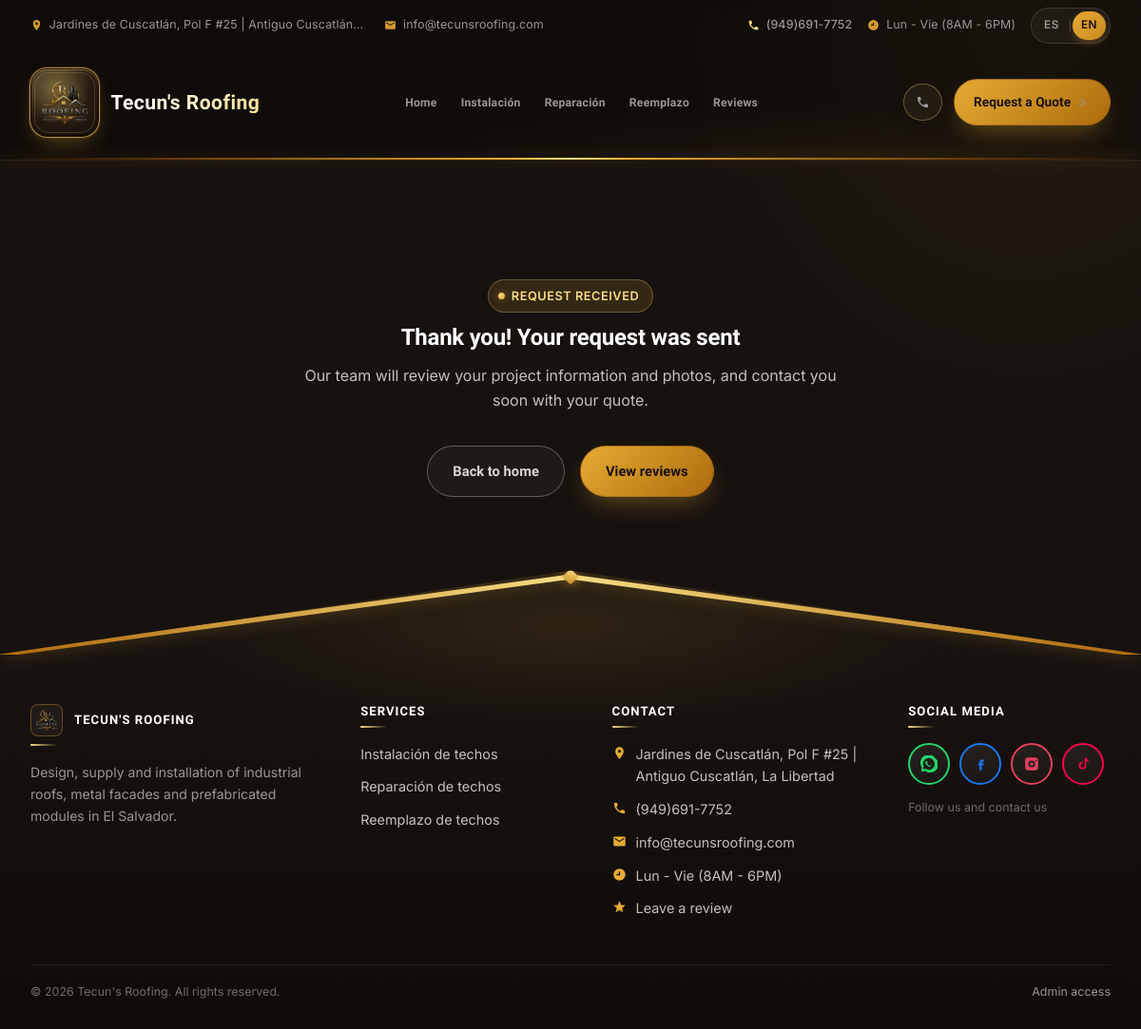
Screenshot of /cotizacion/gracias with the database file from the repository.
### models.py (models this page shows)
class ContentBlock(db.Model):
    __tablename__ = "content_blocks"
    id = db.Column(db.Integer, primary_key=True)
    section_key = db.Column(db.String(80), unique=True, nullable=False)
    label = db.Column(db.String(150), nullable=False)  # human-friendly label for admin UI
    eyebrow = db.Column(db.String(150))
    title = db.Column(db.String(300))
    body = db.Column(db.Text)
    image_path = db.Column(db.String(300))
    extra = db.Column(db.String(300))  # small extra field (phone, cta label, etc.)
    updated_at = db.Column(db.DateTime, default=datetime.utcnow, onupdate=datetime.utcnow)

class Service(db.Model):
    __tablename__ = "services"
    id = db.Column(db.Integer, primary_key=True)
    slug = db.Column(db.String(120), unique=True, nullable=False)
    name = db.Column(db.String(150), nullable=False)
    short_description = db.Column(db.String(400))
    description = db.Column(db.Text)
    image_path = db.Column(db.String(300))  # imagen de portada / fallback del hero
    video_path = db.Column(db.String(300))  # video opcional del hero (mp4/webm)
    order = db.Column(db.Integer, default=0)
    active = db.Column(db.Boolean, default=True)
    gallery_images = db.relationship(
        "ServiceGalleryImage",
        backref="service",
        cascade="all, delete-orphan",
        lazy=True,
        order_by="ServiceGalleryImage.sort_order",
    )

### public_routes.py (the view)
@public_bp.route("/cotizacion/gracias")
def cotizacion_gracias():
    return render_template("cotizacion_gracias.html")

### translations.py (called while the page is built)
def set_language():
    lang = request.cookies.get("lang")
    if lang not in SUPPORTED:
        lang = detect_lang()
    g.lang = lang

def detect_lang():
    accept = request.headers.get("Accept-Language", "")
    primary = accept.split(",")[0].strip().lower()
    code = primary.split(";")[0].split("-")[0].strip()
    return EN if code == EN else DEFAULT

def t(text, lang=None):
    text = str(text) if text is not None else ""
    if not text.strip():
        return text
    lang = lang or getattr(g, "lang", DEFAULT)
    if lang == DEFAULT or not _enabled():
        return text
    mapping = translate_mapping([text], lang)
    return mapping.get(text, text)

def localize(obj, fields):
    lang = getattr(g, "lang", DEFAULT)
    if lang == DEFAULT or not obj:
        return obj
    texts = [getattr(obj, f) for f in fields
             if getattr(obj, f, None) and isinstance(getattr(obj, f), str)]
    mapping = translate_mapping(texts, lang)
    return Localized(obj, fields, mapping)

def localize_service(service):
    return localize(service, list(SERVICE_FIELDS))

### templates/cotizacion_gracias.html (shortened to what this page needs)
{% extends "base.html" %}
{% block content %}
<section class="section section--dark" style="min-height:60vh; display:flex; align-items:center;">
  <div class="container" style="text-align:center; max-width:640px;">
    <div class="eyebrow" style="justify-content:center;">{{ t('Request received') }}</div>
    <h1>{{ t('Thank you! Your request was sent') }}</h1>
    <p style="color:var(--silver);">{{ t('Our team will review your project information and photos, and contact you soon with your quote.') }}</p>
    <div class="hero-actions" style="justify-content:center;">
      <a href="{{ url_for('public.index') }}" class="btn btn-outline">{{ t('Back to home') }}</a>
      <a href="{{ url_for('public.resenas') }}" class="btn btn-rust">{{ t('View reviews') }}</a>
    </div>
  </div>
</section>
{% endblock %}

### templates/base.html (shortened to what this page needs)
<!doctype html>
<html lang="{{ 'en' if current_lang == 'en' else 'es' }}">
<head>
  <link rel="stylesheet" href="{{ url_for('static', filename='css/style.css') }}">
</head>
<body>
  <div class="site-header" id="siteHeader">
    <div class="topbar">
      <div class="container">
        <div class="topbar-left">
          {% if site_info %}
          <span class="topbar-item">
            <svg class="topbar-ico" viewBox="0 0 24 24" aria-hidden="true"><path fill="currentColor" d="M12 2C8.13 2 5 5.13 5 9c0 5.25 7 13 7 13s7-7.75 7-13c0-3.87-3.13-7-7-7zm0 9.5A2.5 2.5 0 1 1 12 6.5a2.5 2.5 0 0 1 0 5z"/></svg>
            <span>{{ site_info.body }}</span>
          </span>
          <a class="topbar-item" href="mailto:{{ site_info.title }}">
            <svg class="topbar-ico" viewBox="0 0 24 24" aria-hidden="true"><path fill="currentColor" d="M20 4H4c-1.1 0-2 .9-2 2v12c0 1.1.9 2 2 2h16c1.1 0 2-.9 2-2V6c0-1.1-.9-2-2-2zm0 4-8 5L4 8V6l8 5 8-5v2z"/></svg>
            <span>{{ site_info.title }}</span>
          </a>
          {% endif %}
        </div>
        <div class="topbar-right">
          {% if site_info %}
          <div class="topbar-phones">
            {% if site_info.eyebrow %}
            <a class="topbar-item topbar-item--phone" href="tel:{{ site_info.eyebrow }}">
              <span>{{ site_info.eyebrow }}</span>
            </a>
            {% endif %}
            <span class="topbar-item">
            <svg class="topbar-ico" viewBox="0 0 24 24" aria-hidden="true"><path fill="currentColor" d="M12 2a10 10 0 1 0 0 20 10 10 0 0 0 0-20zm1 11H7v-2h4V7h2v6z"/></svg>
            <span>{{ site_info.extra }}</span>
          </span>
          <div class="lang-switch" aria-label="{{ t('Language') }}">
            <a href="{{ url_for('public.set_lang', lang='es') }}" class="{{ 'active' if current_lang == 'es' else '' }}" aria-label="{{ t('Spanish') }}">ES</a>
            <a href="{{ url_for('public.set_lang', lang='en') }}" class="{{ 'active' if current_lang == 'en' else '' }}" aria-label="{{ t('English') }}">EN</a>
          </div>
        </div>
        {% endif %}
      </div>
    </div>
    <header class="navbar">
      <div class="container">
        <a class="brand" href="{{ url_for('public.index') }}">
          {% if site_logo and site_logo.image_path %}
            <span class="brand-logo-wrap">
              <img src="{{ url_for('static', filename=site_logo.image_path) }}" alt="Tecun's Roofing">
            </span>
          {% else %}
            <span class="brand-mark" aria-hidden="true"></span>
          {% endif %}
          <span class="brand-text">
            <span class="brand-name">{% block brand_name %}Tecun's Roofing{% endblock %}</span>
          </span>
        </a>
        <nav class="nav-links" id="navLinks" aria-label="{{ t('Main menu') }}">
          {% set ep = request.endpoint or '' %}
          {% set current_slug = (request.view_args or {}).get('slug') %}
          <a
            class="nav-item {{ 'is-active' if ep == 'public.index' else '' }}"
            href="{{ url_for('public.index') }}"
          >{{ t('Home') }}</a>
          {% for s in nav_services %}
          {% set nav_label = s.name
            | replace(' de techos', '')
            | replace(' de Techos', '')
            | replace('Roofing ', '')
            | replace('Roof ', '')
            | replace(' roofs', '')
            | replace(' roof', '')
          %}
          <a
            class="nav-item {{ 'is-active' if ep == 'public.servicio_detalle' and current_slug == s.slug else '' }}"
            href="{{ url_for('public.servicio_detalle', slug=s.slug) }}"
          >{{ nav_label }}</a>
          {% endfor %}
          <a
            class="nav-item {{ 'is-active' if ep == 'public.resenas' else '' }}"
            href="{{ url_for('public.resenas') }}"
          >{{ t('Reviews') }}</a>
        </nav>
        <div class="nav-cta">
          {% if site_info and site_info.eyebrow %}
          <a class="btn btn-call btn-call--desk" href="tel:{{ site_info.eyebrow }}" aria-label="{{ t('Call Us Today') }}">
            <svg viewBox="0 0 24 24" aria-hidden="true"><path fill="currentColor" d="M6.62 10.79a15.05 15.05 0 0 0 6.59 6.59l2.2-2.2a1 1 0 0 1 1.01-.24c1.12.37 2.33.57 3.58.57a1 1 0 0 1 1 1V20a1 1 0 0 1-1 1C10.4 21 3 13.6 3 4a1 1 0 0 1 1-1h3.5a1 1 0 0 1 1 1c0 1.25.2 2.45.57 3.57a1 1 0 0 1-.25 1.02l-2.2 2.2z"/></svg>
          </a>
          {% endif %}
          <a class="btn btn-rust btn-nav-cta" href="{{ url_for('public.cotizacion') }}">
            <span>{{ t('Request a Quote') }}</span>
            <svg class="btn-arrow" viewBox="0 0 24 24" aria-hidden="true"><path fill="currentColor" d="M13.172 12 8.222 7.05l1.414-1.414L16 12l-6.364 6.364-1.414-1.414z"/></svg>
          </a>
        </div>
      </div>
      <div class="navbar-glow" aria-hidden="true"></div>
    </header>
    <div class="header-accent" aria-hidden="true"></div>
  </div>
  <main>
    {% block content %}{% endblock %}
  </main>
  <footer class="site-footer">
    <div class="site-footer__shell">
      <div class="site-footer__ridge" aria-hidden="true">
        <span class="site-footer__ridge-cap"></span>
      </div>
      <div class="container site-footer__content">
        <div class="footer-grid">
          <div class="footer-brand">
            <h4 class="footer-brand__name">
              {% if site_logo and site_logo.image_path %}
                <img src="{{ url_for('static', filename=site_logo.image_path) }}" alt="Tecun's Roofing" class="footer-brand__logo">
              {% endif %}
              <span>TECUN'S ROOFING</span>
            </h4>
            <p class="footer-brand__text">{{ t('Design, supply and installation of industrial roofs, metal facades and prefabricated modules in El Salvador.') }}</p>
          </div>
          <div class="footer-col">
            <h4>{{ t('Services') }}</h4>
            <ul>
              {% for s in nav_services %}
                <li><a href="{{ url_for('public.servicio_detalle', slug=s.slug) }}">{{ s.name }}</a></li>
              {% endfor %}
            </ul>
          </div>
          <div class="footer-col">
            <h4>{{ t('Contact') }}</h4>
            <ul class="footer-contact">
              {% if site_info %}
              <li>
                <svg viewBox="0 0 24 24" aria-hidden="true"><path fill="currentColor" d="M12 2C8.13 2 5 5.13 5 9c0 5.25 7 13 7 13s7-7.75 7-13c0-3.87-3.13-7-7-7zm0 9.5A2.5 2.5 0 1 1 12 6.5a2.5 2.5 0 0 1 0 5z"/></svg>
                <span>{{ site_info.body }}</span>
              </li>
              <li>
                <svg viewBox="0 0 24 24" aria-hidden="true"><path fill="currentColor" d="M6.62 10.79a15.05 15.05 0 0 0 6.59 6.59l2.2-2.2a1 1 0 0 1 1.01-.24c1.12.37 2.33.57 3.58.57a1 1 0 0 1 1 1V20a1 1 0 0 1-1 1C10.4 21 3 13.6 3 4a1 1 0 0 1 1-1h3.5a1 1 0 0 1 1 1c0 1.25.2 2.45.57 3.57a1 1 0 0 1-.25 1.02l-2.2 2.2z"/></svg>
                <a href="tel:{{ site_info.eyebrow }}">{{ site_info.eyebrow }}</a>
              </li>
              <li>
                <svg viewBox="0 0 24 24" aria-hidden="true"><path fill="currentColor" d="M20 4H4c-1.1 0-2 .9-2 2v12c0 1.1.9 2 2 2h16c1.1 0 2-.9 2-2V6c0-1.1-.9-2-2-2zm0 4-8 5L4 8V6l8 5 8-5v2z"/></svg>
                <a href="mailto:{{ site_info.title }}">{{ site_info.title }}</a>
              </li>
              <li>
                <svg viewBox="0 0 24 24" aria-hidden="true"><path fill="currentColor" d="M12 2a10 10 0 1 0 0 20 10 10 0 0 0 0-20zm1 11H7v-2h4V7h2v6z"/></svg>
                <span>{{ site_info.extra }}</span>
              </li>
              {% endif %}
              <li>
                <svg viewBox="0 0 24 24" aria-hidden="true"><path fill="currentColor" d="M12 17.27 18.18 21l-1.64-7.03L22 9.24l-7.19-.61L12 2 9.19 8.63 2 9.24l5.46 4.73L5.82 21z"/></svg>
                <a href="{{ url_for('public.resenas') }}">{{ t('Leave a review') }}</a>
              </li>
            </ul>
          </div>
          <div class="footer-col">
            <h4>{{ t('Social media') }}</h4>
            <div class="footer-social">
              {% if site_socials and site_socials.eyebrow %}
              <a class="footer-social__btn footer-social__btn--wa" href="{{ site_socials.eyebrow }}" target="_blank" rel="noopener" aria-label="WhatsApp" title="WhatsApp">
              </a>
              {% endif %}
              {% if site_socials and site_socials.title %}
              <a class="footer-social__btn footer-social__btn--fb" href="{{ site_socials.title }}" target="_blank" rel="noopener" aria-label="Facebook" title="Facebook">
                <svg viewBox="0 0 24 24" aria-hidden="true"><path fill="currentColor" d="M14 9h3V6h-3c-1.8 0-3 1.4-3 3v2H9v3h2v7h3v-7h2.4l.6-3H14V9z"/></svg>
              </a>
              {% endif %}
              {% if site_socials and site_socials.body %}
              <a class="footer-social__btn footer-social__btn--ig" href="{{ site_socials.body }}" target="_blank" rel="noopener" aria-label="Instagram" title="Instagram">
                <svg viewBox="0 0 24 24" aria-hidden="true"><path fill="currentColor" d="M7 3h10a4 4 0 0 1 4 4v10a4 4 0 0 1-4 4H7a4 4 0 0 1-4-4V7a4 4 0 0 1 4-4zm5 4.2A4.8 4.8 0 1 0 16.8 12 4.8 4.8 0 0 0 12 7.2zm6.1-.9a1.1 1.1 0 1 0 1.1 1.1 1.1 1.1 0 0 0-1.1-1.1zM12 9.5A2.5 2.5 0 1 1 9.5 12 2.5 2.5 0 0 1 12 9.5z"/></svg>
              </a>
              {% endif %}
              {% if site_socials and site_socials.extra %}
              <a class="footer-social__btn footer-social__btn--tt" href="{{ site_socials.extra }}" target="_blank" rel="noopener" aria-label="TikTok" title="TikTok">
                <svg viewBox="0 0 24 24" aria-hidden="true"><path fill="currentColor" d="M14.5 3h2.2c.2 1.6 1.2 3 2.8 3.6V9c-1.1 0-2.1-.3-3-1v6.2A5.2 5.2 0 1 1 11.3 9v2.2a3 3 0 1 0 3.2 3V3z"/></svg>
              </a>
              {% endif %}
            </div>
            <p class="footer-social__hint">{{ t('Follow us and contact us') }}</p>
          </div>
        </div>
        <div class="footer-bottom">
          <span>© {{ 2026 }} Tecun's Roofing. {{ t('All rights reserved.') }}</span>
          <a href="{{ url_for('admin.login') }}">{{ t('Admin access') }}</a>
        </div>
      </div>
    </div>
  </footer>
</body>
</html>

### rows the page displays
ContentBlock: body "Jardines de Cuscatlán, Pol F #25 | Antiguo Cuscatlá…", title "info@tecunsroofing.com", eyebrow "(949)691-7752", extra "Lun - Vie (8AM - 6PM)", body "Jardines de Cuscatlán, Pol F #25 | Antiguo Cuscatlán, La Libertad"
ContentBlock: image_path (picture)
Service: nav_label "Instalación", name "Instalación de techos"
Service: nav_label "Reparación", name "Reparación de techos"
Service: nav_label "Reemplazo", name "Reemplazo de techos"

### other values shown
{{ t('Home') }} "Home"
{{ t('Reviews') }} "Reviews"
{{ t('Request a Quote') }} "Request a Quote"
{{ t('Request received') }} "REQUEST RECEIVED"
{{ t('Thank you! Your request was sent') }} "Thank you! Your request was sent"
{{ t('Back to home') }} "Back to home"
{{ t('View reviews') }} "View reviews"
{{ t('Services') }} "SERVICES"
{{ t('Contact') }} "CONTACT"
{{ t('Leave a review') }} "Leave a review"
{{ t('Social media') }} "SOCIAL MEDIA"
{{ t('Follow us and contact us') }} "Follow us and contact us"
{{ 2026 }} "2026"
{{ t('All rights reserved.') }} "All rights reserved."
{{ t('Admin access') }} "Admin access"
